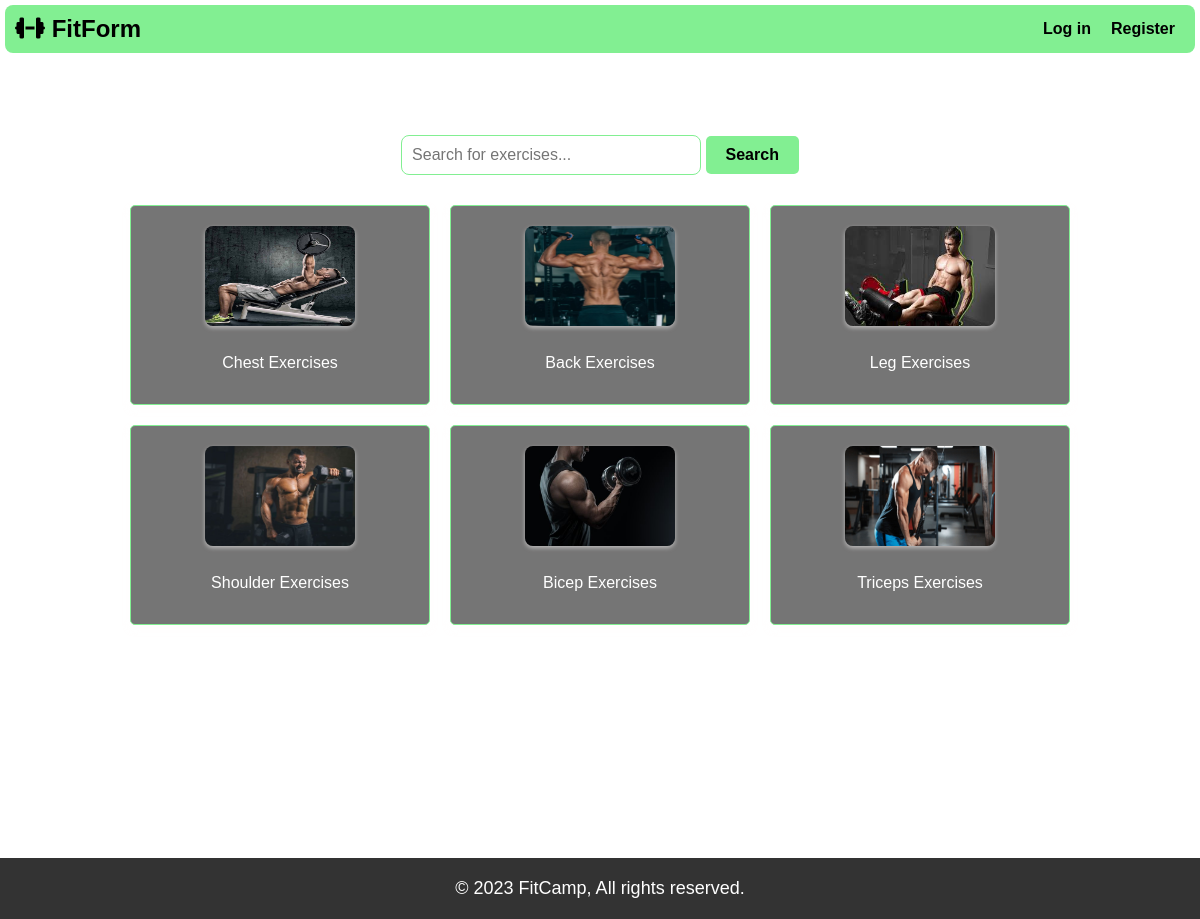
Screenshot of /fitform/body with the database file from the repository.
### fitform/models.py (models this page shows, shortened)
class WorkoutCategory(models.Model):
    name = models.CharField(max_length=100)
    image = models.ImageField(upload_to='images' , null=True , blank=True)

### fitform/views.py (the view)
# urls.py: path("body", views.body, name="body"),
def body(request):
    categories = WorkoutCategory.objects.all()
    return render(request, 'form/body.html', {'categories': categories})

### fitform/templates/form/body.html (shortened to what this page needs)
{% extends "form/layoutform.html" %}
{% block body %}
<h1>BodyBuilding </h1>
<form method="GET" action="{% url 'search' %}" class="search-form">
    <input type="text" name="query" placeholder="Search for exercises..." class="search-input">
    <button type="submit" class="search-button">Search</button>
</form>
<ul class="category-list">
    {% for category in categories %}
        <li>
            <a href="{% url 'category_exercises' category.id %}" class="category-link">
                <img src="{{ category.image.url }}" alt="{{ category.name }}" class="category-image">
                <br>
                <span class="category-name">{{ category.name }}</span>
            </a>
        </li>
    {% endfor %}
</ul>
{% endblock %}

### fitform/static/form/styles.css (style rules this page uses)
* { margin: 0; padding: 0; border: 0; box-sizing: border-box; font-family: Arial, sans-serif; }
h1 { font-size: 32px; text-align: center; margin-top: 20px; color: white; font-weight: bold; }
.search-form { text-align: center; margin-top: 20px; margin-bottom: 20px; }
.search-input { width: 300px; padding: 10px; font-size: 16px; border: 1px solid #82EF92; border-radius: 8px; }
.search-button { padding: 10px 20px; font-size: 16px; background-color: #82EF92; color: black; font-weight: bold; border: none; cursor: pointer; border-radius: 5px; }
.category-list { list-style: none; padding: 0; display: flex; flex-wrap: wrap; justify-content: center; }
.category-link { width: 300px; height: 200px; text-decoration: none; margin: 10px; text-align: center; display: block; color: white; transition: transform 0.3s ease; border: 1px solid #82EF92; border-radius: 5px; padding: 10px; background-color: #0000008a; box-shadow: 0 4px 6px rgba(255, 253, 253, 0.5); }
.category-image { width: 150px; height: 100px; margin: 10px auto; display: block; border-radius: 8px; box-shadow: 0 2px 4px rgba(255, 253, 253, 0.5); }
.category-name { font-size: 16px; margin-top: 10px; }

### fitform/templates/form/body.html (style rules this page uses)
body { background-image: url('https://e0.pxfuel.com/wallpapers/521/132/desktop-wallpaper-fitness-and-background-gym-black.jpg'); background-size: cover; }

### rows the page displays
WorkoutCategory: image (picture), name "Chest Exercises"
WorkoutCategory: image (picture), name "Back Exercises"
WorkoutCategory: image (picture), name "Leg Exercises"
WorkoutCategory: image (picture), name "Shoulder Exercises"
WorkoutCategory: image (picture), name "Bicep Exercises"
WorkoutCategory: image (picture), name "Triceps Exercises"
